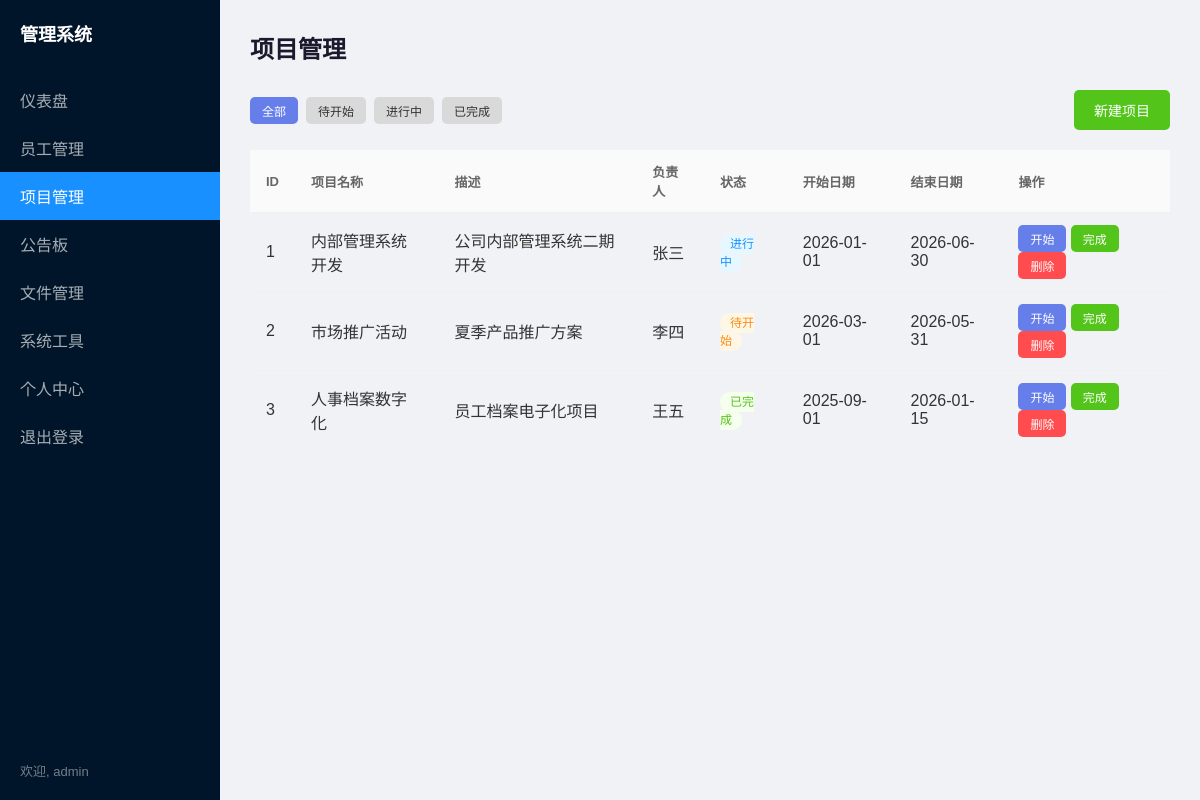
/projects.php (signed in), run on the app's committed database.
### tables this page shows
CREATE TABLE IF NOT EXISTS projects (
    id INT AUTO_INCREMENT PRIMARY KEY,
    name VARCHAR(100) NOT NULL,
    description TEXT,
    leader VARCHAR(100),
    status VARCHAR(20) DEFAULT 'pending',
    start_date DATE,
    end_date DATE,
    created_at TIMESTAMP DEFAULT CURRENT_TIMESTAMP
);

### projects.php (the view, shortened to what this page needs)
<?php
require_once 'db.php';
$where = '';
$result = $conn->query("SELECT * FROM projects$where ORDER BY created_at DESC");
?>
<!DOCTYPE html>
<html>
<head>
    <link rel="stylesheet" href="css/style.css">
</head>
<body>
    <div class="layout">
        <div class="sidebar">
            <h2>管理系统</h2>
            <ul class="nav">
                <li><a href="dashboard.php">仪表盘</a></li>
                <li><a href="employees.php">员工管理</a></li>
                <li><a href="projects.php" class="active">项目管理</a></li>
                <li><a href="announcements.php">公告板</a></li>
                <li><a href="file_manager.php">文件管理</a></li>
                <li><a href="system_tools.php">系统工具</a></li>
                <li><a href="profile.php">个人中心</a></li>
                <li><a href="logout.php">退出登录</a></li>
            </ul>
            <div class="user-info">
                欢迎, <?php echo $_SESSION['username']; ?>
            </div>
        </div>
        <div class="main-content">
            <h1>项目管理</h1>
            <div class="toolbar">
                <div class="filter-group">
                    <a href="projects.php" class="btn btn-sm <?php echo !isset($_GET['status']) ? 'btn-primary' : 'btn-secondary'; ?>">全部</a>
                    <a href="projects.php?status=pending" class="btn btn-sm <?php echo isset($_GET['status']) && $_GET['status'] == 'pending' ? 'btn-primary' : 'btn-secondary'; ?>">待开始</a>
                    <a href="projects.php?status=in_progress" class="btn btn-sm <?php echo isset($_GET['status']) && $_GET['status'] == 'in_progress' ? 'btn-primary' : 'btn-secondary'; ?>">进行中</a>
                    <a href="projects.php?status=completed" class="btn btn-sm <?php echo isset($_GET['status']) && $_GET['status'] == 'completed' ? 'btn-primary' : 'btn-secondary'; ?>">已完成</a>
                </div>
                <button class="btn btn-success" onclick="showAddForm()">新建项目</button>
            </div>
            <table class="table">
                <thead>
                    <tr>
                        <th>ID</th>
                        <th>项目名称</th>
                        <th>描述</th>
                        <th>负责人</th>
                        <th>状态</th>
                        <th>开始日期</th>
                        <th>结束日期</th>
                        <th>操作</th>
                    </tr>
                </thead>
                <tbody>
                    <?php while ($row = $result->fetch(PDO::FETCH_ASSOC)): ?>
                    <tr>
                        <td><?php echo $row['id']; ?></td>
                        <td><?php echo $row['name']; ?></td>
                        <td><?php echo $row['description']; ?></td>
                        <td><?php echo $row['leader']; ?></td>
                        <td>
                            <span class="status-badge status-<?php echo $row['status']; ?>">
                                <?php
                                $status_map = array('pending' => '待开始', 'in_progress' => '进行中', 'completed' => '已完成');
                                echo $status_map[$row['status']];
                                ?>
                            </span>
                        </td>
                        <td><?php echo $row['start_date']; ?></td>
                        <td><?php echo $row['end_date']; ?></td>
                        <td>
                            <a href="projects.php?update_status=<?php echo $row['id']; ?>&new_status=in_progress" class="btn btn-sm btn-primary">开始</a>
                            <a href="projects.php?update_status=<?php echo $row['id']; ?>&new_status=completed" class="btn btn-sm btn-success">完成</a>
                            <a href="projects.php?delete=<?php echo $row['id']; ?>" class="btn btn-sm btn-danger" onclick="return confirm('确定删除？')">删除</a>
                        </td>
                    </tr>
                    <?php endwhile; ?>
                </tbody>
            </table>
        </div>
    </div>
</body>
</html>

### css/style.css (style rules this page uses)
* { margin: 0; padding: 0; box-sizing: border-box; }
body { font-family: "Microsoft YaHei", Arial, sans-serif; background: #f0f2f5; color: #333; }
.btn { padding: 10px 20px; border: none; border-radius: 5px; font-size: 14px; cursor: pointer; transition: all 0.3s; display: inline-block; text-decoration: none; }
.btn-primary { background: #667eea; color: white; }
.btn-success { background: #52c41a; color: white; }
.btn-danger { background: #ff4d4f; color: white; }
.btn-secondary { background: #d9d9d9; color: #333; }
.btn-sm { padding: 5px 12px; font-size: 12px; }
.layout { display: flex; min-height: 100vh; }
.sidebar { width: 220px; background: #001529; color: white; padding: 20px 0; position: fixed; height: 100vh; left: 0; top: 0; }
.sidebar h2 { padding: 0 20px; margin-bottom: 30px; font-size: 18px; }
.nav { list-style: none; }
.nav li a { display: block; padding: 12px 20px; color: rgba(255,255,255,0.65); text-decoration: none; transition: all 0.3s; }
.nav li a:hover, .nav li a.active { color: white; background: #1890ff; }
.user-info { position: absolute; bottom: 20px; left: 20px; color: rgba(255,255,255,0.45); font-size: 13px; }
.main-content { margin-left: 220px; padding: 30px; flex: 1; }
.main-content h1 { margin-bottom: 25px; font-size: 24px; color: #1a1a2e; }
.table { width: 100%; border-collapse: collapse; }
.table th, .table td { padding: 12px 16px; text-align: left; border-bottom: 1px solid #f0f0f0; }
.table th { background: #fafafa; font-weight: 600; font-size: 13px; color: #666; }
.toolbar { display: flex; justify-content: space-between; align-items: center; margin-bottom: 20px; }
.filter-group { display: flex; gap: 8px; }
.status-badge { padding: 3px 10px; border-radius: 12px; font-size: 12px; }
.status-pending { background: #fff7e6; color: #fa8c16; }
.status-in_progress { background: #e6f7ff; color: #1890ff; }
.status-completed { background: #f6ffed; color: #52c41a; }

### data on the page
projects: id "1", name "内部管理系统开发", description "公司内部管理系统二期开发", leader "张三", status "进行中", start_date "2026-01-01", end_date "2026-06-30"
projects: id "2", name "市场推广活动", description "夏季产品推广方案", leader "李四", status "待开始", start_date "2026-03-01", end_date "2026-05-31"
projects: id "3", name "人事档案数字化", description "员工档案电子化项目", leader "王五", status "已完成", start_date "2025-09-01", end_date "2026-01-15"

### other printed values
$_SESSION['username'] "admin"
